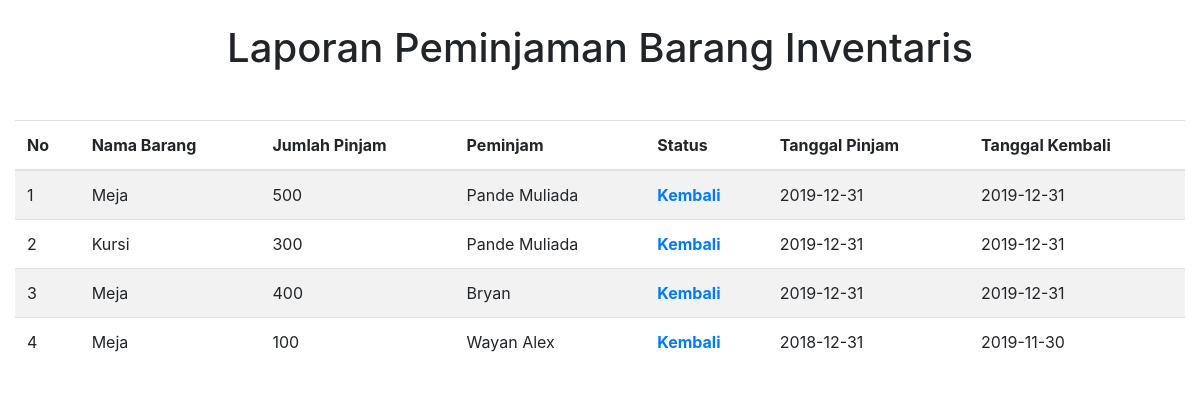
Page /laporan.php (signed in) on the committed database.
### tables this page shows
CREATE TABLE `peminjaman` (
  `id_peminjaman` int(11) NOT NULL,
  `id_inventaris` int(11) NOT NULL,
  `id_petugas` int(11) NOT NULL,
  `status` enum('Dipinjam','Kembali') NOT NULL DEFAULT 'Dipinjam',
  `jumlah_pinjam` int(20) NOT NULL,
  `tanggal_pinjam` date NOT NULL,
  `tanggal_kembali` date NOT NULL
);

CREATE TABLE `inventaris` (
  `id_inventaris` int(11) NOT NULL,
  `nama` varchar(20) NOT NULL,
  `kondisi` enum('Baik','Kurang Baik') NOT NULL,
  `keterangan` text NOT NULL,
  `jumlah` int(25) NOT NULL,
  `id_jenis` int(11) NOT NULL,
  `tanggal_register` date NOT NULL,
  `id_ruang` int(11) NOT NULL,
  `kode_inventaris` varchar(25) NOT NULL,
  `id_petugas` int(11) NOT NULL
);

CREATE TABLE `petugas` (
  `id_petugas` int(11) NOT NULL,
  `username` varchar(20) NOT NULL,
  `password` varchar(20) NOT NULL,
  `nama_petugas` varchar(25) NOT NULL,
  `id_level` int(11) NOT NULL
);

### class/Database.php (called while the page is built, shortened)
<?php
  class Database
  {
    protected $host   = DB_HOST,
              $user   = DB_USER,
              $pass   = DB_PASS,
              $dbname = DB_NAME;
    public function __construct() {
      $this->conn = new mysqli($this->host, $this->user, $this->pass, $this->dbname);
    }
    public function fetchAll($query)
    {
      $data = [];
      while ($row = $query->fetch_assoc()) {
        $data[] = $row;
      }
      return $data;
    }
  }

### init.php (called while the page is built, shortened)
<?php
  $pinjam = new Peminjaman();
?>

### class/Peminjaman.php (called while the page is built, shortened)
<?php
  class Peminjaman extends Database
  {
    private $table = 'peminjaman';
    public function getAllPeminjaman()
    {
      $sql = "SELECT * FROM $this->table
              JOIN petugas ON $this->table.id_petugas = petugas.id_petugas
              JOIN inventaris ON $this->table.id_inventaris = inventaris.id_inventaris";
      $query = $this->conn->query($sql);
      $result = $this->fetchAll($query);
      return $result;
    }
  }

### laporan.php (the view, shortened to what this page needs)
<?php
  require 'init.php';
  $data = $pinjam->getAllPeminjaman();
  $no = 1;
?>
<!DOCTYPE html>
<html lang="en">
<head>
  <link rel="stylesheet" href="<?= BASE_URL; ?>/assets/css/bootstrap.min.css">
</head>
<body>
  <section class="container-fluid">
    <h1 class="text-center mt-4 mb-5">Laporan Peminjaman Barang Inventaris</h1>
    <table class="table table-striped">
      <thead>
        <tr>
          <th>No</th>
          <th>Nama Barang</th>
          <th>Jumlah Pinjam</th>
          <th>Peminjam</th>
          <th>Status</th>
          <th>Tanggal Pinjam</th>
          <th>Tanggal Kembali</th>
        </tr>
      </thead>
      <tbody>
        <?php foreach ($data as $key => $row) : ?>
        <tr>
          <td><?= $no++ ?></td>
          <td><?= $row['nama'] ?></td>
          <td><?= $row['jumlah_pinjam'] ?></td>
          <td><?= $row['nama_petugas'] ?></td>
          <td class="font-weight-bold text-<?= $row['status'] == 'Kembali' ? 'primary' : 'success' ?>"><?= $row['status'] ?></td>
          <td><?= $row['tanggal_pinjam'] ?></td>
          <td><?= $row['tanggal_kembali'] ?></td>
        </tr>
        <?php endforeach; ?>
      </tbody>
    </table>
  </section>
</body>
</html>

### rows in the picture
peminjaman: id_inventaris.nama "Meja", jumlah_pinjam "500", id_petugas.nama_petugas "Pande Muliada", status "Kembali", tanggal_pinjam "2019-12-31", tanggal_kembali "2019-12-31"
peminjaman: id_inventaris.nama "Kursi", jumlah_pinjam "300", id_petugas.nama_petugas "Pande Muliada", status "Kembali", tanggal_pinjam "2019-12-31", tanggal_kembali "2019-12-31"
peminjaman: id_inventaris.nama "Meja", jumlah_pinjam "400", id_petugas.nama_petugas "Bryan", status "Kembali", tanggal_pinjam "2019-12-31", tanggal_kembali "2019-12-31"
peminjaman: id_inventaris.nama "Meja", jumlah_pinjam "100", id_petugas.nama_petugas "Wayan Alex", status "Kembali", tanggal_pinjam "2018-12-31", tanggal_kembali "2019-11-30"
